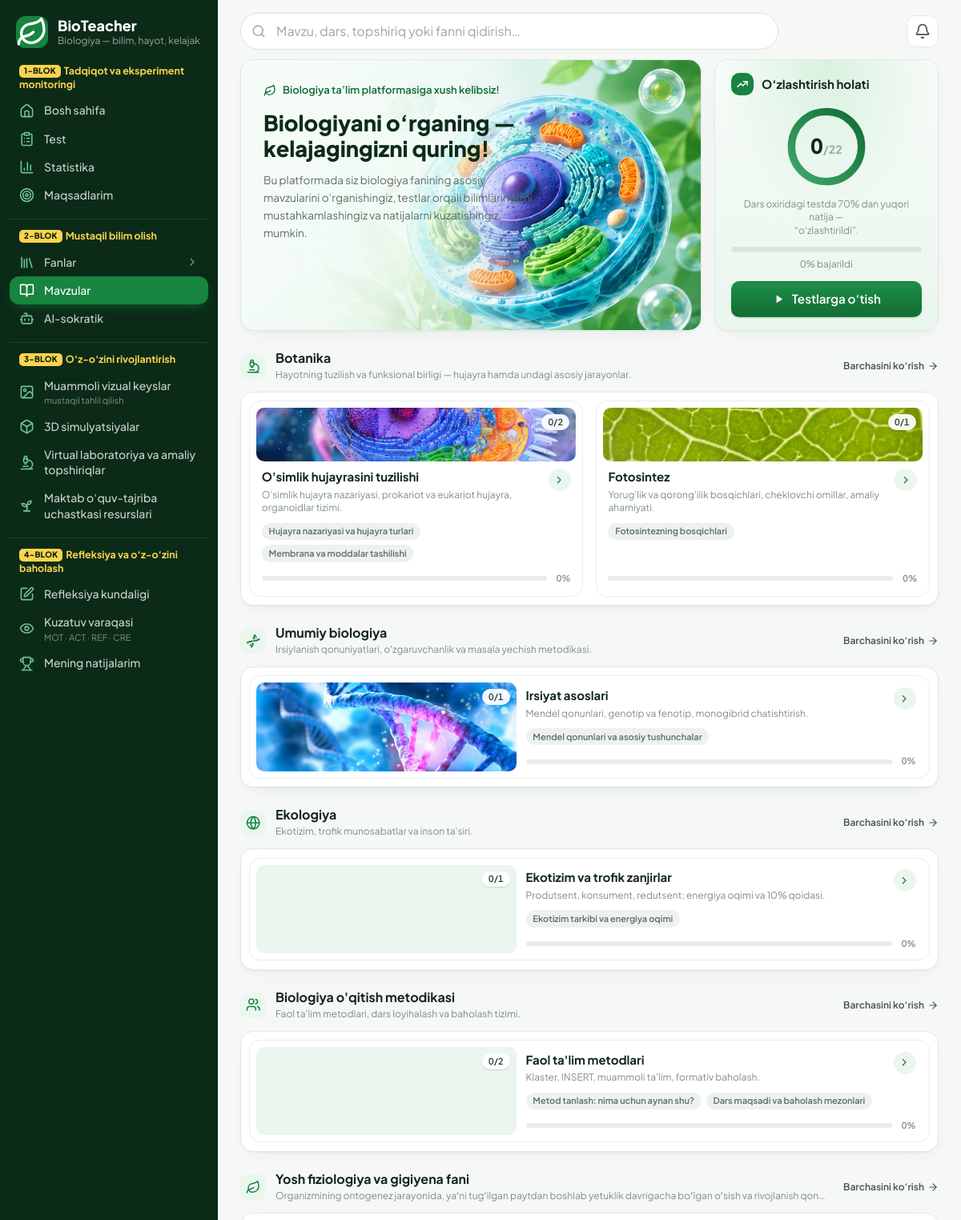
Screenshot of /biobilim/ (signed in, upper part) with the database file from the repository.
### accounts/models.py (models this page shows, shortened)
class MenuItem(models.Model):
    key = models.CharField("band kaliti", max_length=60, unique=True)
    group = models.ForeignKey(
        "MenuGroup", on_delete=models.CASCADE, null=True, related_name="items", verbose_name="blok",
    )
    parent = models.ForeignKey(
        "self", on_delete=models.CASCADE, null=True, blank=True, related_name="children",
        verbose_name="ota band",
    )
    order = models.PositiveSmallIntegerField("tartib", default=0)
    label = models.CharField("nom", max_length=60, blank=True, help_text="Bo'sh — sahifaning standart nomi.")
    page = models.CharField("sahifa", max_length=60, blank=True)
    url = models.CharField("havola", max_length=300, blank=True)
    icon = models.CharField("ikonka", max_length=20, blank=True, help_text="Bo'sh — sahifa ikonkasi.")
    hint = models.CharField("izoh", max_length=60, blank=True)
    class Meta:
        verbose_name = "menyu bandi"
        verbose_name_plural = "menyu bandlari"
        ordering = ["order", "id"]

### content/models.py (models this page shows, shortened)
class Section(SoftDeleteModel):
    title = models.CharField("fan", max_length=200)
    slug = models.SlugField(max_length=100, unique=True)
    description = models.TextField("tavsif", blank=True)
    icon = models.CharField("emoji", max_length=8, default="📚")
    order = models.PositiveSmallIntegerField(default=0)
    is_active = models.BooleanField(default=True)
    class Meta:
        verbose_name = "fan"
        verbose_name_plural = "fanlar"
        ordering = ["order", "title"]

class Topic(SoftDeleteModel):
    section = models.ForeignKey(Section, on_delete=models.CASCADE, related_name="topics")
    title = models.CharField("mavzu", max_length=200)
    slug = models.SlugField(max_length=120)
    summary = models.TextField("qisqacha", blank=True)
    component = models.CharField(
        "asosiy komponent", max_length=3, choices=Component.choices, default=Component.COG
    )
    order = models.PositiveSmallIntegerField(default=0)
    is_active = models.BooleanField(default=True)
    class Meta:
        verbose_name = "mavzu"
        verbose_name_plural = "mavzular"
        ordering = ["section", "order", "title"]
        constraints = [
            models.UniqueConstraint(fields=["section", "slug"], name="uniq_topic_slug_in_section")
        ]

class Lesson(SoftDeleteModel):
    topic = models.ForeignKey(Topic, on_delete=models.CASCADE, related_name="lessons")
    title = models.CharField("dars", max_length=250)
    slug = models.SlugField(max_length=140)
    body = models.TextField("dars matni", blank=True)
    video_url = models.URLField("video havola", blank=True)
    duration_minutes = models.PositiveSmallIntegerField("davomiyligi (daq.)", default=15)
    pass_threshold = models.PositiveSmallIntegerField(
        "o'zlashtirish chegarasi (%)", default=70, help_text="FR-20"
    )
    quiz = models.ForeignKey(
        "diagnostics.Questionnaire", on_delete=models.SET_NULL, null=True, blank=True,
        related_name="lessons", verbose_name="mustahkamlash testi",
    )
    order = models.PositiveSmallIntegerField(default=0)
    is_active = models.BooleanField(default=True)
    class Meta:
        verbose_name = "dars"
        verbose_name_plural = "darslar"
        ordering = ["topic", "order", "title"]
        constraints = [
            models.UniqueConstraint(fields=["topic", "slug"], name="uniq_lesson_slug_in_topic")
        ]

### content/views.py (the view)
# urls.py: path("", views.index, name="index"),
@login_required
def index(request):
    progress = {p.lesson_id: p for p in LessonProgress.objects.filter(user=request.user)}
    passed_ids = {
        lesson_id for lesson_id, row in progress.items()
        if row.status == LessonProgress.Status.PASSED
    }
    sections = []
    for section in Section.objects.filter(is_active=True).prefetch_related("topics__lessons"):
        icon = TOPIC_ICONS.get(section.slug, "leaf")
        topics = []
        for topic in section.topics.filter(is_active=True):
            lessons = list(topic.lessons.filter(is_active=True))
            done = sum(1 for lesson in lessons if lesson.id in passed_ids)
            topics.append({
                "topic": topic, "lessons": lessons, "icon": icon,
                "image": TOPIC_IMAGES.get(topic.slug),
                "done": done, "total": len(lessons),
                "percent": round(done / len(lessons) * 100) if lessons else 0,
                "passed_ids": passed_ids,
            })
        if topics:
            sections.append({"section": section, "icon": icon, "topics": topics})
    total = Lesson.objects.filter(is_active=True).count()
    return render(
        request,
        "content/index.html",
        {
            "sections": sections,
            "passed": len(passed_ids),
            "total": total,
            "percent": round(len(passed_ids) / total * 100) if total else 0,
            "ring_offset": round(264 * (1 - (len(passed_ids) / total if total else 0)), 1),
        },
    )

### templates/content/index.html (shortened to what this page needs)
{% extends "base.html" %}
{% load static %}
{% block content_wrap_class %}w-full{% endblock %}
{% block content %}
<div class="space-y-6">
  <div class="grid gap-4 lg:grid-cols-3 items-stretch">
    <section class="pagehero lg:col-span-2">
      <span class="pagehero-bg" aria-hidden="true"
            style="background-image:url('{% static "img/hero-biobilim.webp" %}')"></span>
      <div class="pagehero-in px-6 py-6 sm:px-7 sm:py-7 max-w-[25rem]">
        <p class="inline-flex items-center gap-2 text-[13px] font-semibold text-brand-700">
          <span class="w-4 h-4">{% include "partials/icon.html" with name="leaf" %}</span>
          Biologiya ta’lim platformasiga xush kelibsiz!
        </p>
        <h1 class="mt-2.5 text-[1.45rem] sm:text-[1.7rem] font-extrabold leading-[1.2] text-forest-900">
          Biologiyani o‘rganing —<br>kelajagingizni quring!
        </h1>
        <p class="mt-3 text-[0.85rem] leading-relaxed text-slateg-600">
          Bu platformada siz biologiya fanining asosiy mavzularini
          o‘rganishingiz, testlar orqali bilimlaringizni mustahkamlashingiz
          va natijalarni kuzatishingiz mumkin.
        </p>
      </div>
    </section>
    <section class="sidecard px-5 py-4 flex flex-col">
      <h2 class="flex items-center gap-2.5 text-[15px] font-bold text-slateg-900">
        <span class="grid place-items-center w-7 h-7 rounded-lg bg-brand-600 text-white shrink-0">
          <svg viewBox="0 0 24 24" fill="none" stroke="currentColor" stroke-width="2.2"
               stroke-linecap="round" stroke-linejoin="round" aria-hidden="true" class="w-4 h-4">
            <path d="M3 17l6-6 4 4 8-8"/><path d="M14 7h7v7"/>
          </svg>
        </span>
        O‘zlashtirish holati
      </h2>
      <div class="relative w-[104px] h-[104px] mx-auto mt-3">
        <svg viewBox="0 0 100 100" class="w-full h-full -rotate-90" aria-hidden="true">
          <circle cx="50" cy="50" r="42" fill="none" stroke="#E7EEE9" stroke-width="9"/>
          <circle cx="50" cy="50" r="42" fill="none" stroke="url(#ringGrad)" stroke-width="9"
                  stroke-linecap="round" stroke-dasharray="264" stroke-dashoffset="{{ ring_offset }}"/>
          <defs>
            <linearGradient id="ringGrad" x1="0" y1="0" x2="1" y2="1">
              <stop offset="0%" stop-color="#3FAA6C"/>
              <stop offset="100%" stop-color="#116A33"/>
            </linearGradient>
          </defs>
        </svg>
        <span class="absolute inset-0 grid place-items-center">
          <span class="text-[1.6rem] font-extrabold text-slateg-900 metric leading-none">
            {{ passed }}<span class="text-sm text-slateg-400 font-bold">/{{ total }}</span>
          </span>
        </span>
      </div>
      <p class="mt-3 text-center text-[12px] leading-snug text-slateg-500">
        Dars oxiridagi testda 70% dan yuqori natija —<br>“o‘zlashtirildi”.
      </p>
      <div class="bar mt-3" style="height:7px"><span style="width: {{ percent }}%"></span></div>
      <p class="mt-1.5 text-center text-[12px] text-slateg-500 metric">{{ percent }}% bajarildi</p>
      <a href="{% url 'diagnostics:index' %}" class="btn btn-primary btn-wide mt-3">
        <svg viewBox="0 0 24 24" fill="currentColor" aria-hidden="true" class="w-4 h-4"><path d="M8 5v14l11-7z"/></svg>
        Testlarga o‘tish
      </a>
    </section>
  </div>
  {% for block in sections %}
    <section>
      <div class="flex items-center justify-between gap-4 mb-3">
        <div class="flex items-center gap-3 min-w-0">
          <span class="chip chip-sm shrink-0">{% include "partials/icon.html" with name=block.icon %}</span>
          <div class="min-w-0">
            <h2 class="text-[16px] font-bold text-slateg-900 leading-tight">{{ block.section.title }}</h2>
            {% if block.section.description %}
              <p class="mt-0.5 text-[12px] text-slateg-500 truncate">{{ block.section.description }}</p>
            {% endif %}
          </div>
        </div>
        <a href="{% url 'content:section' block.section.slug %}"
           class="shrink-0 inline-flex items-center gap-1 text-[12px] font-semibold text-slateg-700 hover:text-brand-700">
          <span class="hidden sm:inline">Barchasini ko‘rish</span>
          <span class="w-3.5 h-3.5">{% include "partials/icon.html" with name="arrow" %}</span>
        </a>
      </div>
      <div class="panel">
        <div class="grid sm:grid-cols-2 gap-4">
          {% for row in block.topics %}
            <article class="topic-card{% if block.topics|length == 1 %} topic-card--wide{% endif %}">
              <div class="topic-cover">
                {% if row.image %}
                  <img src="{% static row.image %}" alt="" loading="lazy" decoding="async">
                {% else %}
                  <span class="topic-cover-fallback">{% include "partials/icon.html" with name=row.icon %}</span>
                {% endif %}
                <span class="topic-count metric">{{ row.done }}/{{ row.total }}</span>
              </div>
              <div class="topic-body">
                <div class="flex items-start gap-3">
                  <div class="min-w-0 flex-1">
                    <h3 class="text-[15px] font-bold text-slateg-900 leading-snug">
                      <a href="{% url 'content:topic' block.section.slug row.topic.slug %}"
                         class="hover:text-brand-700 after:absolute after:inset-0 after:content-['']">
                        {{ row.topic.title }}
                      </a>
                    </h3>
                    {% if row.topic.summary %}
                      <p class="mt-1 text-[12px] leading-snug text-slateg-500">{{ row.topic.summary }}</p>
                    {% endif %}
                  </div>
                  <span class="topic-go" aria-hidden="true">
                  </span>
                </div>
                <div class="mt-2.5 flex flex-wrap gap-1.5">
                  {% for lesson in row.lessons %}
                    <a href="{% url 'content:lesson' block.section.slug row.topic.slug lesson.slug %}"
                       class="relative z-10 pill pill-xs {% if lesson.id in row.passed_ids %}pill-ok{% else %}pill-mute{% endif %} hover:bg-brand-100 hover:text-brand-700">
                      {{ lesson.title }}
                    </a>
                  {% endfor %}
                </div>
                <div class="mt-auto pt-3 flex items-center gap-3">
                  <div class="bar bar-thin flex-1"><span style="width: {{ row.percent }}%"></span></div>
                  <span class="text-[11px] font-semibold text-slateg-500 metric shrink-0">{{ row.percent }}%</span>
                </div>
              </div>
            </article>
          {% endfor %}
        </div>
      </div>
    </section>
  {% endfor %}
</div>
{% endblock %}

### templates/partials/rail_item.html (shortened to what this page needs)
<a href="{{ href }}"
   {% if active %}aria-current="page"{% endif %}{% if external %} target="_blank" rel="noopener"{% endif %}
   class="flex items-center gap-3 rounded-xl px-3 py-2 text-sm font-medium
     {% if active %}bg-brand-600 text-white shadow-[0_6px_16px_-8px_rgba(23,132,63,.9)]{% else %}text-slateg-300 hover:bg-white/5 hover:text-white{% endif %}">
  <span class="shrink-0 w-[19px] h-[19px] grid place-items-center {% if not active %}text-brand-300{% endif %}">
  </span>
  <span class="flex-1 min-w-0">
    <span class="rail-label block leading-snug">{{ label }}</span>
    {% if hint %}
      <span class="block mt-0.5 text-[11px] font-normal leading-tight {% if active %}text-white/75{% else %}text-slateg-500{% endif %}">{{ hint }}</span>
    {% endif %}
  </span>
</a>

### rows the page displays
MenuItem: group "mustaqil tahlil qilish"
MenuItem: group "MOT · ACT · REF · CRE"
Section: section "Botanika", section.description "Hayotning tuzilish va funksional birligi — hujayra hamda undagi asosiy jarayonlar."
Topic: done "0", total "2", topic "O'simlik hujayrasini tuzilishi", topic.summary "O'simlik hujayra nazariyasi, prokariot va eukariot hujayra, organoidlar tizimi.", percent "0"
Lesson: title "Hujayra nazariyasi va hujayra turlari"
Lesson: title "Membrana va moddalar tashilishi"
Topic: done "0", total "1", topic "Fotosintez", topic.summary "Yorug'lik va qorong'ilik bosqichlari, cheklovchi omillar, amaliy ahamiyati.", percent "0"
Lesson: title "Fotosintezning bosqichlari"
Section: section "Umumiy biologiya", section.description "Irsiylanish qonuniyatlari, o'zgaruvchanlik va masala yechish metodikasi."
Topic: done "0", total "1", topic "Irsiyat asoslari", topic.summary "Mendel qonunlari, genotip va fenotip, monogibrid chatishtirish.", percent "0"
Lesson: title "Mendel qonunlari va asosiy tushunchalar"
Section: section "Ekologiya", section.description "Ekotizim, trofik munosabatlar va inson ta'siri."
Topic: done "0", total "1", topic "Ekotizim va trofik zanjirlar", topic.summary "Produtsent, konsument, redutsent; energiya oqimi va 10% qoidasi.", percent "0"
Lesson: title "Ekotizim tarkibi va energiya oqimi"
Section: section "Biologiya o'qitish metodikasi", section.description "Faol ta'lim metodlari, dars loyihalash va baholash tizimi."
Topic: done "0", total "2", topic "Faol ta'lim metodlari", topic.summary "Klaster, INSERT, muammoli ta'lim, formativ baholash.", percent "0"
Lesson: title "Metod tanlash: nima uchun aynan shu?"
Lesson: title "Dars maqsadi va baholash mezonlari"
Section: section "Yosh fiziologiya va gigiyena fani", section.description "Organizmining ontogenez jarayonida, yaʻni tugʻilgan paytdan boshlab yetuklik davrigacha boʻlgan oʻsish va rivojlanish qon…"

### other values shown
{{ group.badge }} "1-BLOK" "2-BLOK" "3-BLOK" "4-BLOK"
{{ group.text }} "Tadqiqot va eksperiment monitoringi" "Mustaqil bilim olish" "O‘z-o‘zini rivojlantirish" "Refleksiya va o‘z-o‘zini baholash"
{{ label }} "Bosh sahifa" "Test" "Statistika" "Maqsadlarim" "Mavzular" "AI-sokratik" "Muammoli vizual keyslar" "3D simulyatsiyalar" "Virtual laboratoriya va amaliy topshiriqlar" "Maktab o‘quv-tajriba uchastkasi resurslari" "Refleksiya kundaligi" "Kuzatuv varaqasi" "Mening natijalarim"
{{ item.label }} "Fanlar"
{{ passed }} "0"
{{ total }} "22"
{{ percent }} "0"
